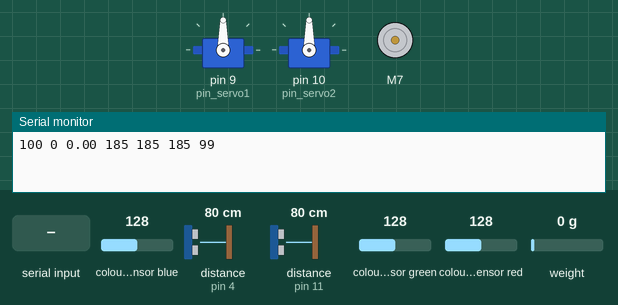
This sketch was run on a simulated Arduino Uno, built with avr-gcc and run on an emulated ATmega328P. Shown: 2 × servo, DC motor (green arrow = forward, orange = backward, longer = faster), the last lines printed to the serial monitor. Wiring (inferred from the names in the program): 2 × ultrasonic range finder: trigger pin 5, echo pin 4 / trigger pin 12, echo pin 11. The test bench sets the inputs (shaded band); at power-on: colour sensor blue 128, distance to the obstacle (sensors on pin 4, pin 11) 80 cm, colour sensor green 128, colour sensor red 128, weight on the scale 0 g. The echo pulse lasts 58.3 µs per cm.

Above: at 2.2 s.
2.3 s: "1" received over Serial
At 4.2 s:
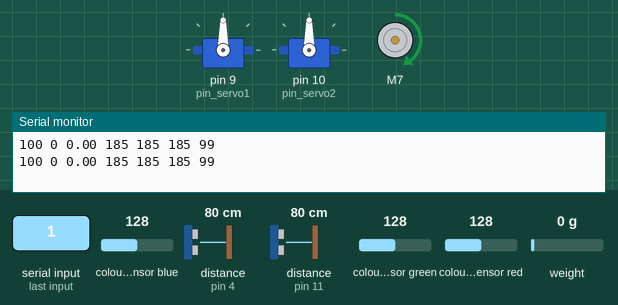
At 5.3 s:
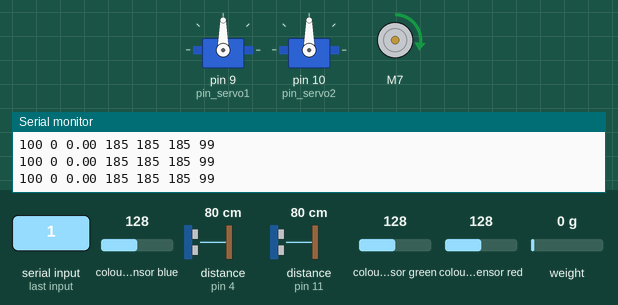
6.8 s: byte 3 (3) received over Serial
10.3 s: byte 1 (1) received over Serial
At 13.1 s:
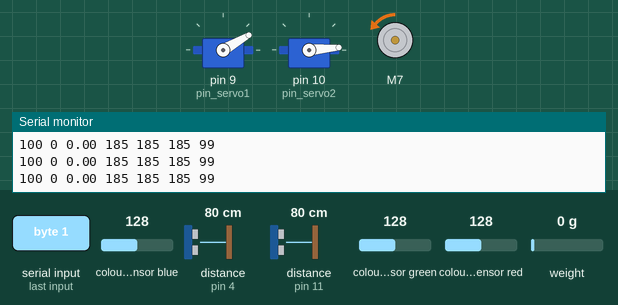
13.9 s: byte 4 (4) received over Serial
18.4 s: byte 5 (5) received over Serial
21.9 s: "0" received over Serial
At 27.6 s:
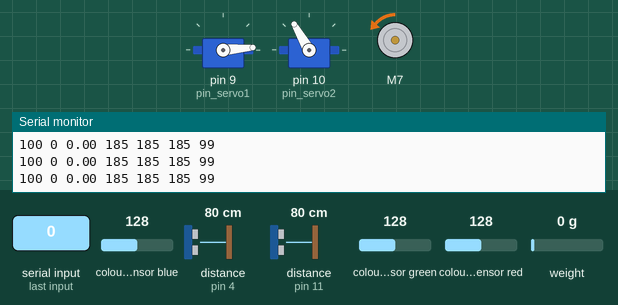
Timing chart, 0 to 28.4 s (numbered marks = the images above; inputs shaded):
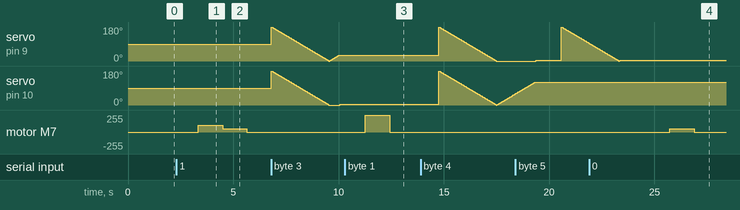

The sketch:

main_conveyor.ino
```cpp
#include <Wire.h>
#include "Adafruit_TCS34725.h"
#include "HX711.h"
#include <L298N.h>
HX711 scale;

#include <Servo.h>
Servo servo1;
Servo servo2;
const int pin_servo1 = 9;
const int pin_servo2 = 10;
const int angle_max = 180;
//int angle = 0; //переменная, хранящая значение угла поворота
//int dir = 1; //направление вращения
int count1 = 0;
int count2 = 0;
int count3 = 0;
int pos = 0;

#define PIN_TRIG1 12
#define PIN_ECHO1 11
#define PIN_TRIG2 5
#define PIN_ECHO2 4
uint8_t dataPin = 2;
uint8_t clockPin = 3;
const unsigned int IN1 = 7;
const unsigned int IN2 = 8;
const unsigned int EN = 6;

L298N motor(EN, IN1, IN2);

float value;
float speedneed;

int w1, w2;
long stoptime;

Adafruit_TCS34725 tcs = Adafruit_TCS34725(TCS34725_INTEGRATIONTIME_50MS, TCS34725_GAIN_4X);

float TimeOfImpulse, DistanceToObject;
int imptime, stopdistance;

int R = 0;
int G = 0;
int B = 0;

void setup(void) {

  Serial.begin(9600);

  pinMode(PIN_TRIG1, OUTPUT); //
  pinMode(PIN_ECHO1, INPUT);
  pinMode(PIN_TRIG2, OUTPUT);
  pinMode(PIN_ECHO2, INPUT);
  scale.begin(dataPin, clockPin);
  scale.set_scale(-1100.0983);
  scale.tare();

  servo1.attach(pin_servo1);
  servo2.attach(pin_servo2);
}

void loop() {

  if (value == 1) {
    motor.forward();
    motor.setSpeed(255);
    value = Serial.read();
  }
  if (value == 3) {
    if (count1 < 1) {
      for (pos = 180; pos >= 0; pos -= 1) {
        servo1.write(pos);
        servo2.write(pos);
        delay(15);
      }
      for (pos = 0; pos <= 30; pos += 1) {
        servo1.write(pos);
        delay(15);
      }
      for (pos = 0; pos <= 5; pos += 1) {
        servo2.write(pos);
        delay(15);
      }
      count1 = count1 + 1;
    }
    else {
      count1 = 0;
      motor.forward();
      motor.setSpeed(255);
    }
  }

  if (value == 4) {
    if (count2 < 1) {
      for (pos = 180; pos >= 0; pos -= 1) {
        servo2.write(pos);
        servo1.write(pos);
        delay(15);
      }
      for (pos = 0; pos <= 120; pos += 1) {
        servo2.write(pos);
        delay(15);
      }
      for (pos = 0; pos <= 5; pos += 1) {
        servo1.write(pos);
        delay(15);
      }
      count2 = count2 + 1;
    }
    else {
      count2 = 0;
      motor.forward();
      motor.setSpeed(255);
    }
  }

  if (value == 5) {
    if (count3 < 1) {
      for (pos = 180; pos >= 0; pos -= 1) {
        servo1.write(pos);
        servo1.write(pos);
        delay(15);
      }
      for (pos = 0; pos <= 5; pos += 1) {
        servo1.write(pos);
        servo1.write(pos);
        delay(15);
      }
      count3 = count3 + 1;
    }
    else {
      count3 = 0;
      motor.forward();
      motor.setSpeed(255);
    }
  }

  if ((value != 1) && (value != 0) && (value != 2) && (value != 3) && (value != 4) && (value != 5)) {
    motor.forward();
    motor.setSpeed(value);
    value = Serial.read();
  }

  if (value == 2) {
    motor.stop();
    value = Serial.read();
  }


  uint16_t red, green, blue, clear;
  tcs.getRawData(&red, &green, &blue, &clear);

  double sum = clear;
  double r, g, b;

  r = red;
  r /= sum;

  g = green;
  g /= sum;

  b = blue;
  b /= sum;

  r *= 256;
  g *= 256;
  b *= 256;

  R = r + 100;
  G = g + 100;
  B = b + 100;

  w1 = scale.get_units(10);
  w2 = scale.get_units();
  while (abs(w1 - w2) > 10)
  {
    w1 = w2;
    w2 = scale.get_units();
  }
  if (w1 < 0.5)
  {
    Serial.print(100);
    Serial.print(" ");
  }
  else
  {
    w1 = w1 + 100;
    Serial.print(w1);
    Serial.print(" ");
  }

  digitalWrite(PIN_TRIG1, LOW);
  delayMicroseconds(5);
  digitalWrite(PIN_TRIG1, HIGH);
  delayMicroseconds(10);
  digitalWrite(PIN_TRIG1, LOW);

  TimeOfImpulse = pulseIn(PIN_ECHO1, HIGH);
  DistanceToObject = TimeOfImpulse * 0.034 / 2;

  if (DistanceToObject <= 10)
  {
    Serial.print(1);
    Serial.print(" ");
    Serial.print(DistanceToObject);
  }
  else
  {
    Serial.print(0);
    Serial.print(" ");
    Serial.print(0.00);
  }

  Serial.print(" "); Serial.print(R, DEC); Serial.print(" "); Serial.print(G, DEC);  Serial.print(" "); Serial.print(B, DEC); Serial.print(" ");

  if (Serial.available() > 0)
  {
    value = Serial.read();
  }

  digitalWrite(PIN_TRIG2, LOW);
  delayMicroseconds(5);
  digitalWrite(PIN_TRIG2, HIGH);
  delayMicroseconds(10);
  digitalWrite(PIN_TRIG2, LOW);

  imptime = pulseIn(PIN_ECHO2, HIGH);
  stopdistance = imptime * 0.034 / 2;

  if ((stopdistance >= 35) || (stopdistance <= 10))
  {
    Serial.print(99);
    Serial.println(" ");
  }
  else
  {
    Serial.print(stopdistance);
    Serial.println(" ");
  }

}
```

Measured:
- after the input at 2.3 s, motor M7: stopped → forward 100/255 after 1.0 s, → forward 49/255 1.2 s later, → backward 1/255 1.2 s later
- after the input at 10.3 s, servo on pin 9 (pin_servo1): stops changing and stays 30°; servo on pin 10 (pin_servo2): stops changing and stays 5°; motor M7: backward 1/255 → forward 255/255 after 0.98 s, → backward 1/255 1.2 s later
- after the input at 21.9 s, motor M7: backward 1/255 → forward 48/255 after 3.8 s, → backward 1/255 1.2 s later
